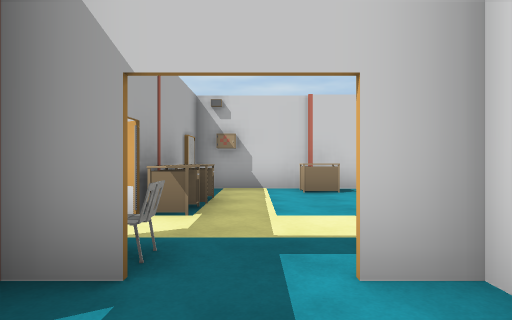
view 1 (above)

24 first-person views from a walk through a 3-D level made in the Unity game engine. The camera is 1.3 m above the floor, looks level and sees 80° across. The floor is counted in squares, 2 m on a side. Each view is taken from the middle of a square. On the plan, view 1 faces up. The plan holds only what a view shows up to about 10 squares ahead; the rest is blank. The place goes on beyond the plan. Door leaves are left out, so doorways stand open. Some surface patterns are stand-ins.

view 2
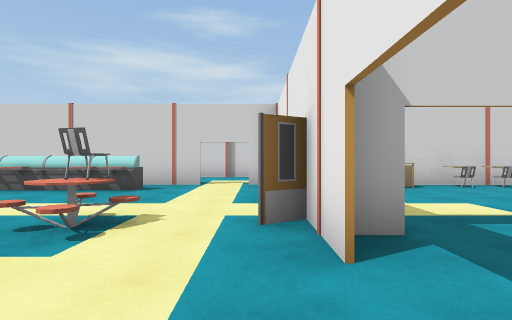

view 3
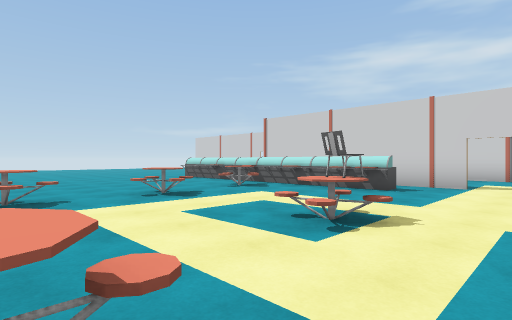

view 4
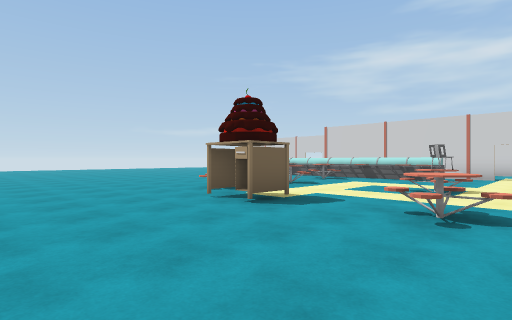

view 5
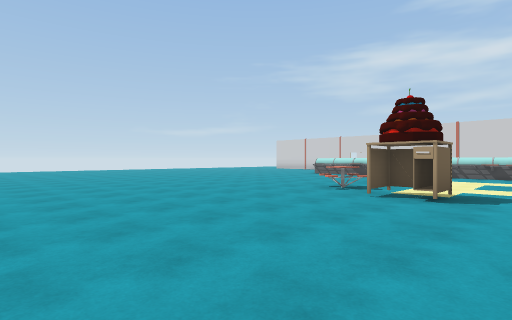

view 6
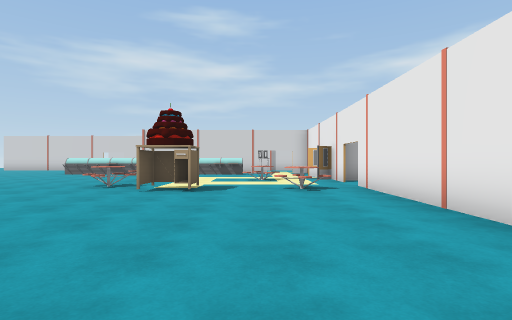

view 7
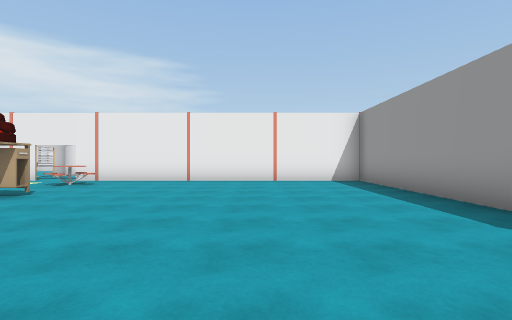

view 8
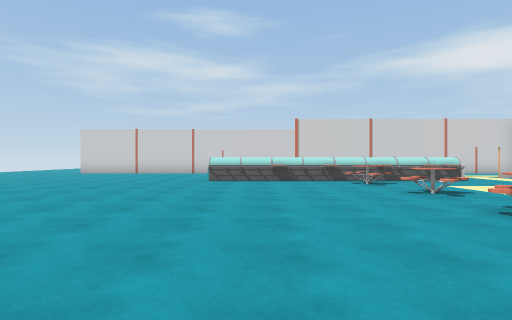

view 9
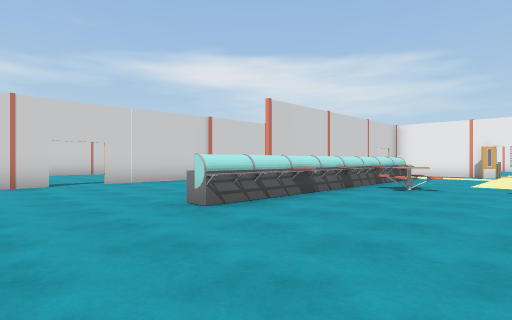

view 10
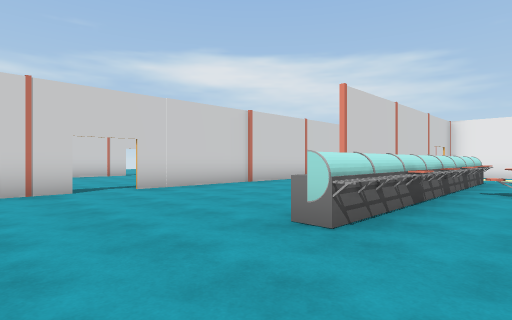

view 11
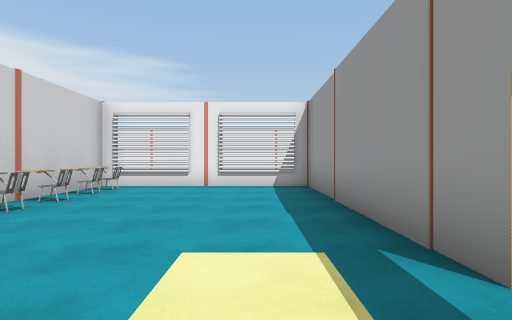

view 12
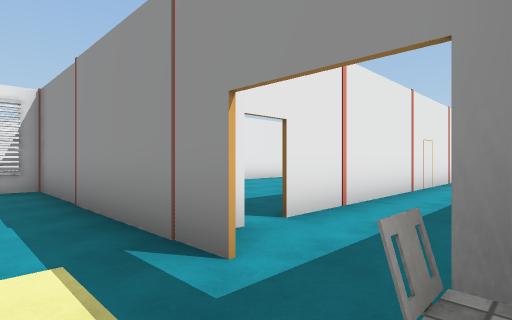

view 13
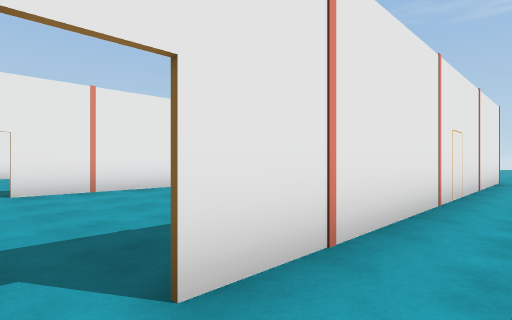

view 14
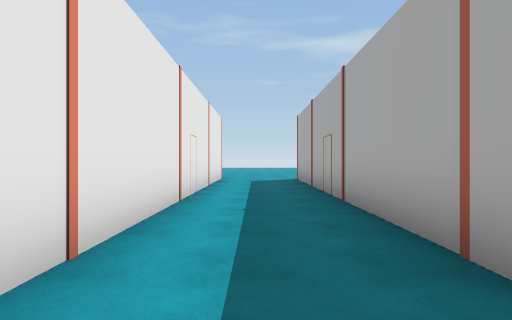

view 15
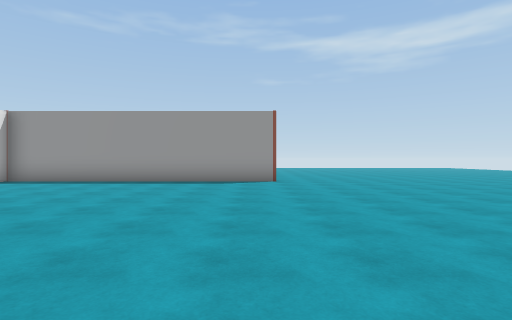

view 16
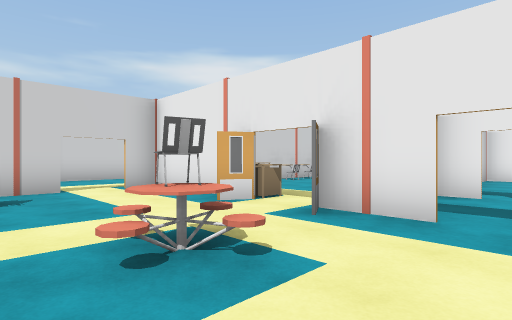

view 17
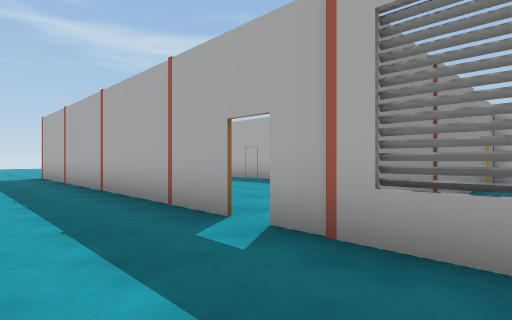

view 18
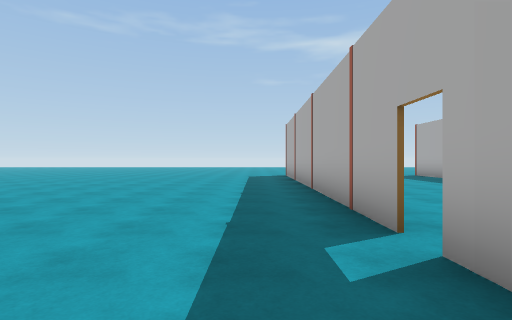

view 19
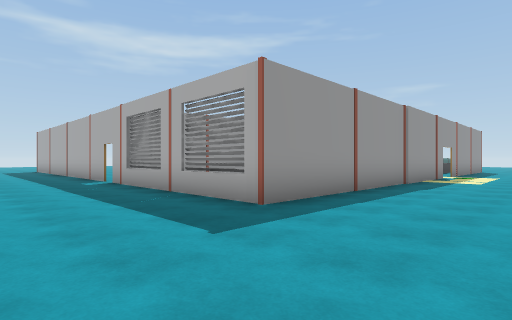

view 20
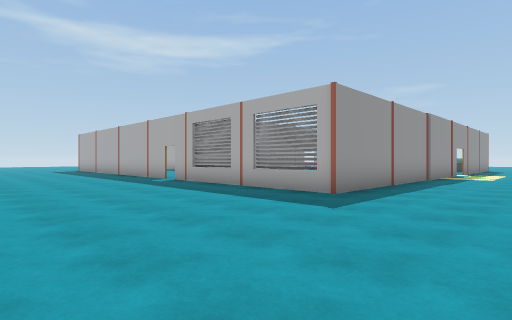

view 21
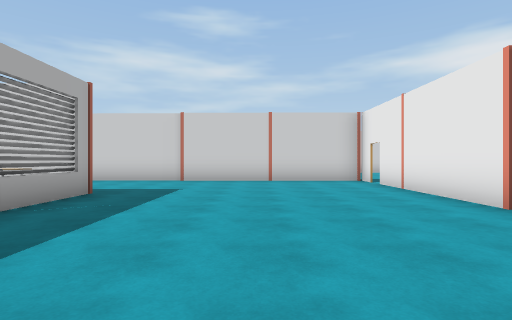

view 22
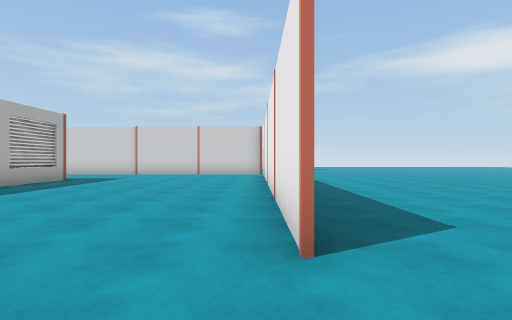

view 23
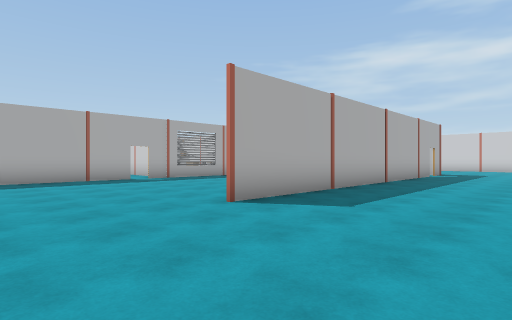

view 24
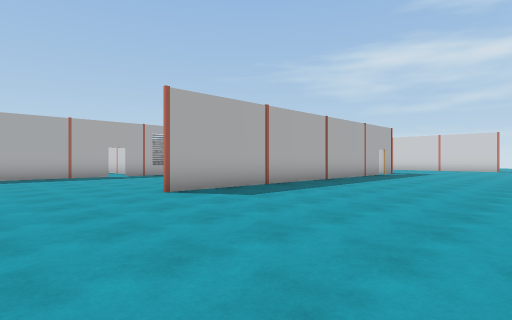

### Floor plan
Points are (right, up) in squares from view 1. A wall is a line through its corners. A room is listed if a view was taken in it or the views show most of it. See-through windows are left out.
Room 1 (views 1, 13, 14)
walls: (-1.4, -0.6) (-1.4, -9); (1.2, 0.9) (1.2, 1.6); (1.2, -9.5) (1.2, 0.4)
ways out: open door at (-1, 0.5) to room 2; open door at (0, 2) to room 2; open door at (1, 0.5)
Room 2 (views 2, 3, 4, 5, 6, 7, 8, 9, 10, 11, 12, 15, 16)
walls: (-1.4, 0.9) (-1.4, 2.3) (-2, 2); (-1.2, 1.7) (-0.6, 1.7); (-3.4, 7) (-9.6, 7); (-1.4, 5.4) (-1.4, 7) (-1.4, 5.4); (0.5, 1.7) (6.8, 1.7); (-9.6, -9.2) (-1.4, -9.2) (-1.4, -0.2); (-10.6, 10.6) (-12.1, 10.6); (-13.2, 10.6) (-14.5, 10.6); (6.7, 1) (6.7, 7) (-2.2, 7)
ways out: open door at (-1, 0.5) to room 1; open door at (0, 2) to room 1; opening at (-13, 11) to room 3; opening at (-9.7, 9) to room 3; open door at (-2.5, 7) to room 3
objects: other object (-12, 6); other object (-11, 6); other object (-10, 6); other object (-9, 6); table (-8, -1) to (-7, 0); table (-8, 2) to (-7, 2); table (-8, 4) to (-8, 5); other object (-8, 6); other object (-7, 6); other object (-6, -1); other object (-6, 6); other object (-5, 6); chair (-4, 2); table (-3, -1); table (-1, 4); table (-1, 5); table (1, 6); chair (3, 6); chair (4, 6); chair (5, 6); chair (6, 6)
Room 3 (views 17, 18, 19, 20, 21, 22, 23, 24)
walls: (13.4, 6.5) (13.4, -1); (13.3, 9.9) (13.3, 10.6) (4.8, 10.6); (6.7, 0.4) (6.7, -8.9); (-1.1, 7) (6.7, 7) (6.7, 0.9); (13.3, -1) (13.3, 9.2); (-1.5, 10.6) (-4.1, 10.6); (-7.4, 10.6) (-10.6, 10.6)
ways out: opening at (-13, 11) to room 2; opening at (-9.7, 9) to room 2; open door at (-2.5, 7) to room 2; gap at (7, 0.5); gap at (13, 9)

Where each view was taken, in squares from view 1:
view 1: 0 up, 0 right, facing up
view 2: 1 down, 2 left, facing up
view 3: 1 down, 2 left, facing up-left
view 4: 5 down, 2 left, facing up-left
view 5: 7 down, 4 left, facing up-left
view 6: 8 down, 4 left, facing up
view 7: 6 down, 11 left, facing right
view 8: 4 down, 11 left, facing up
view 9: 2 up, 15 left, facing up-right
view 10: 4 up, 15 left, facing up-right
view 11: 3 up, 1 left, facing right
view 12: 3 up, 1 left, facing down-right
view 13: 1 up, 0 right, facing down-right
view 14: 1 up, 0 right, facing down
view 15: 0 up, 9 left, facing down
view 16: 0 up, 5 left, facing up-right
view 17: 3 up, 9 right, facing down-left
view 18: 3 up, 8 right, facing down
view 19: 10 up, 10 right, facing down-left
view 20: 10 up, 12 right, facing down-left
view 21: 1 up, 10 right, facing up
view 22: 3 down, 13 right, facing up
view 23: 4 down, 17 right, facing up-left
view 24: 4 down, 19 right, facing up-left
